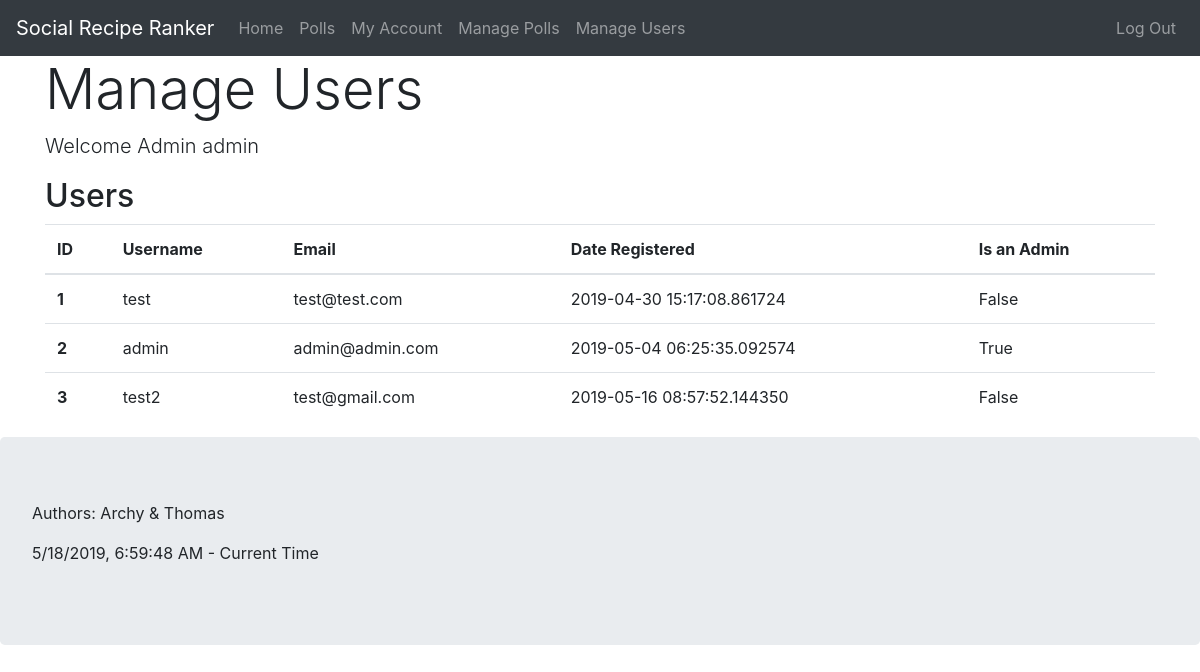
The page /manage_users (signed in) on the database as committed earlier.
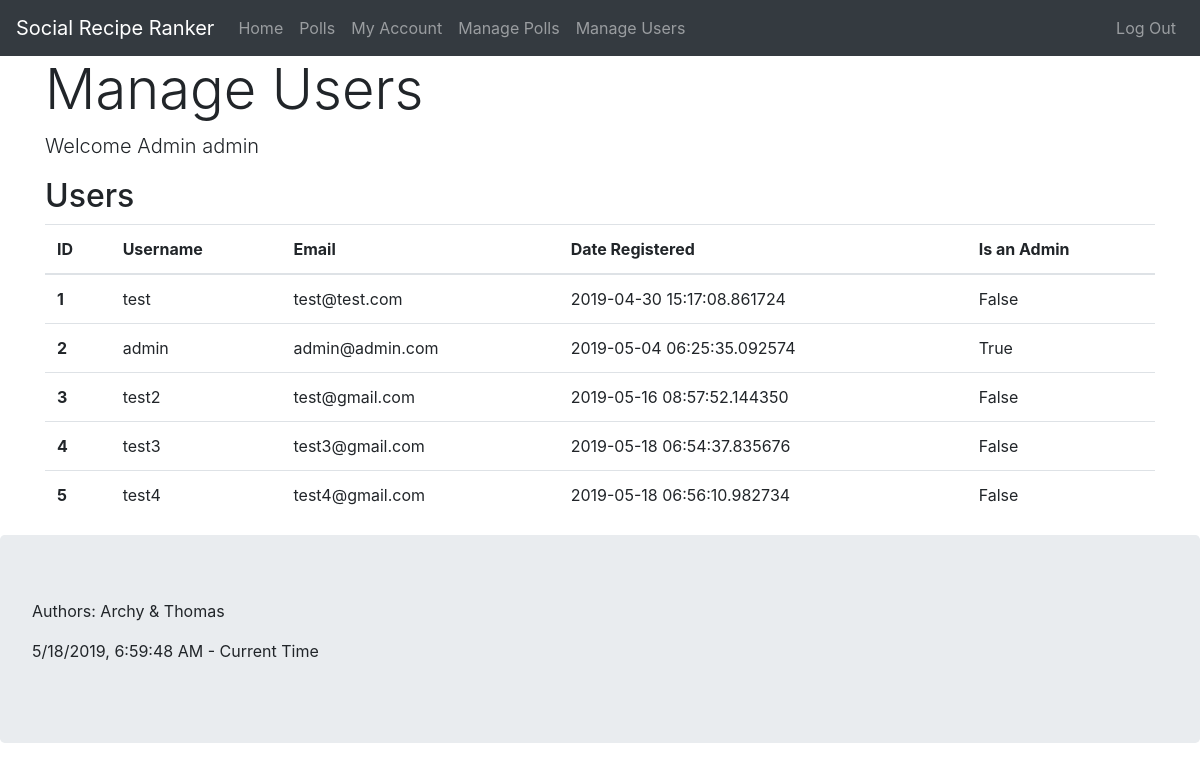
The same page on the database as committed later.
### app/models.py (models this page shows, shortened)
class User(UserMixin, db.Model):
    id = db.Column(db.Integer, primary_key=True)  # not null and unique by default
    username = db.Column(db.String(64), nullable=False, unique=True, index=True)
    email = db.Column(db.String(128), nullable=False, unique=True, index=True)
    password_hash = db.Column(db.String(128), nullable=False)
    date_registered = db.Column(db.DateTime, nullable=False, index=True, default=datetime.utcnow)
    is_admin = db.Column(db.Boolean, nullable=False, default=False)
    polls = db.relationship("Poll", backref='creator', lazy='dynamic')  # dynamic so we can filter the queries later
    recipes = db.relationship("Recipe", backref='contributor', lazy='dynamic')
    votes = db.relationship("Vote", backref='user', lazy='dynamic')

### app/routes.py (the view)
@app.route('/manage_users')
@login_required
def manage_users():
    if current_user.is_admin:
        return render_template('manage_users.html', title='Manage Users', description='Welcome Admin ' + current_user.username, users=User)
    else:
        abort(403)

### app/models.py (called while the page is built)
@login_manager.user_loader
def load_user(id):
    return User.query.get(int(id))

### app/templates/manage_users.html
{% extends "base.html" %}
{% block content %}
<div class="row">
    <section class="col">
        <header>
            <h2>Users</h2>
        </header>
        <table class="table table-hover">
            <thead>
                <tr>
                    <th scope="col">ID</th>
                    <th scope="col">Username</th>
                    <th scope="col">Email</th>
                    <th scope="col">Date Registered</th>
                    <th scope="col">Is an Admin</th>
                </tr>
            </thead>
            <tbody>
                {% for u in users.query.all() %}
                <tr class='clickable-table-row' data-href="{{ url_for('user', user_id=u.id) }}">
                    <th scope="row">{{ u.id }}</th>
                    <td>{{ u.username }}</td>
                    <td>{{ u.email }}</td>
                    <td>{{ u.date_registered }}</td>
                    <td>{{ u.is_admin }}</td>
                </tr>
                {% endfor %}
            </tbody>
        </table>
    </section>
</div>
{% endblock %}

### app/templates/base.html (shortened to what this page needs)
<!DOCTYPE html>
<html lang="en">
<head>
    <link rel="stylesheet" type="text/css" href="/static/css/bootstrap.min.css" />
    <link rel="stylesheet" type="text/css" href="/static/css/style.css" />
</head>
<body>
    <nav class="navbar navbar-expand-sm navbar-dark bg-dark">
        <a class="navbar-brand" href="/">Social Recipe Ranker</a>
        <ul class="navbar-nav">
            <li class="nav-item"><a class="nav-link" href="{{ url_for('index') }}">Home</a></li>
            {% if current_user.is_authenticated %}
            <li class="nav-item"><a class="nav-link" href="{{ url_for('polls') }}">Polls</a></li>
            <li class="nav-item"><a class="nav-link" href="{{ url_for('user', user_id=current_user.id) }}">My
                    Account</a></li>
            {% else %}
            <li class="nav-item"><a class="nav-link" href="{{ url_for('general_polls') }}">Polls</a></li>
            {% endif %}
            {% if current_user.is_admin %}
            <li class="nav-item"><a class="nav-link" href="{{ url_for('manage_polls') }}">Manage Polls</a></li>
            <li class="nav-item"><a class="nav-link" href="{{ url_for('manage_users') }}">Manage Users</a></li>
            {% endif %}
        </ul>
        <ul class="navbar-nav ml-auto">
            {% if current_user.is_anonymous %}
            <li class="nav-item"><a class="nav-link" href="{{ url_for('register') }}">Sign Up</a></li>
            <li class="nav-item"><a class="nav-link" href="{{ url_for('login') }}">Login</a></li>
            {% else %}
            <li class="nav-item"><a class="nav-link" href="{{ url_for('logout') }}">Log Out</a></li>
            {% endif %}
        </ul>
    </nav>
    <main class="container">
        <header class="row">
            <div class="col">
                {% if title %}
                <h1 class="display-4">{{ title }}</h1>
                {% else %}
                <h1 class="display-4">Welcome to Recipe Ranker</h1>
                {% endif %}
                {% if description %}
                <p class="lead">{{ description }}</p>
                {% else %}
                <p class="lead">Recipe Ranker, a CITS3403 Project</p>
                {% endif %}
            </div>
        </header>
        {% block content %}{% endblock %}
    </main>
    <footer class="jumbotron">
        <p>Authors: Archy & Thomas</p>
        <p id="current_time">Current Time</p>
    </footer>
</body>
</html>

### app/static/css/style.css (style rules this page uses)
table tr[data-href] { cursor: pointer; }

Rows that differ between the two databases and show on the page:
added User: id "4", username "test3", email "test3@gmail.com", date_registered "2019-05-18 06:54:37.835676", is_admin "False"
added User: id "5", username "test4", email "test4@gmail.com", date_registered "2019-05-18 06:56:10.982734", is_admin "False"
